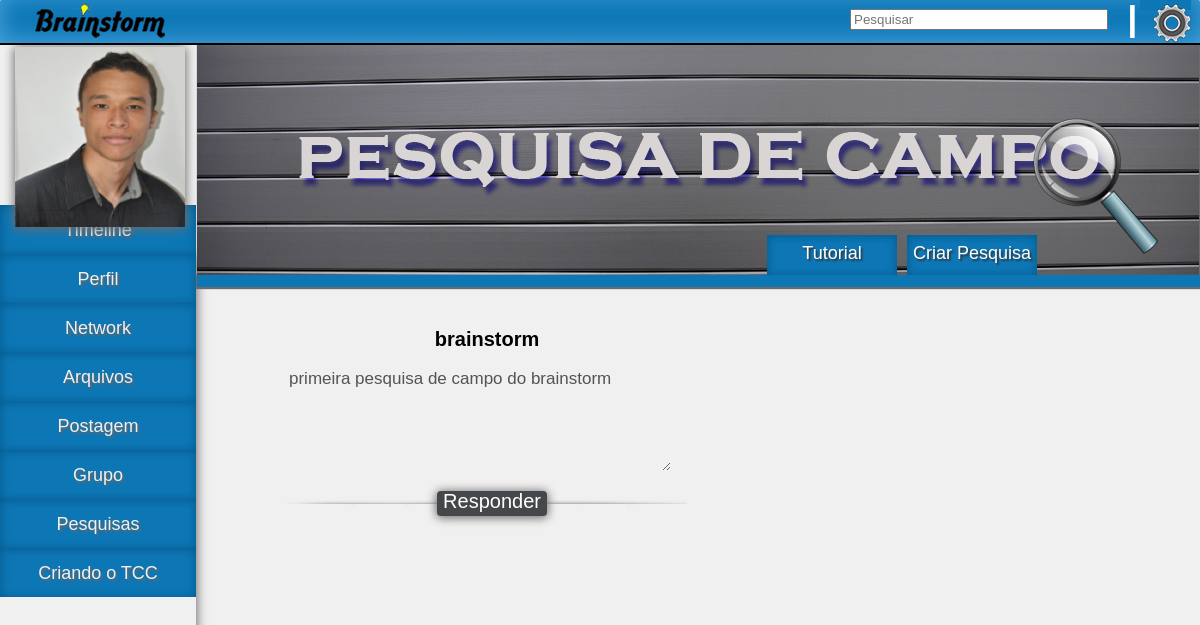
The app's page /login/pesquisa_campo.php (signed in) with its own data.
### tables this page shows
CREATE TABLE IF NOT EXISTS `pesquisa_campo` (
  `cod_pc` int(5) NOT NULL AUTO_INCREMENT,
  `titulo_pc` varchar(20) DEFAULT NULL,
  `descricao_pc` varchar(250) DEFAULT NULL,
  `link_pc` varchar(60) DEFAULT NULL,
  `cod_grupo` int(5) DEFAULT NULL,
  PRIMARY KEY (`cod_pc`),
  KEY `cod_grupo` (`cod_grupo`)
);

### login/pesquisa_campo.php (the view, shortened to what this page needs)
<!doctype html>
<html>
<head>
<link rel="stylesheet" type="text/css" href="css/topo.css" />
<link rel="stylesheet" type="text/css" href="css/conteudo_pesquisa.css" />
<body>
<div id="pagina">
   				 		<div id="topo">
                        <img src="images/logo.png" class="logo" />
                        <div id="barra_inf"></div>
            			</div>
                        <form class="form_search" action="" method="post">
                        	<input type="text" name="searchbox" placeholder="Pesquisar" />
                        </form>
                        <div class="sep"><img src="images/sep.png" height="33" width="5" /></div>
                        <div class="config">
                            <ul class="no-js">
                                <li>
                                    <a class="clicker"><img src="images/engrenagem-hi.png" alt="Icon"></a>
                                </li>
                            </ul>
                        </div>
            <div id="menu_lateral">
            		<div id="foto_perfil">
                    	<?php include ("exibir_foto_perfil.php"); ?>
                    </div>
                    <div id="menu">
                    		<?php include ("verifica_grupo.php"); ?>
                    </div>
            </div>
            <div id="conteudo">
            				<div id="header">
                                <div id="capa_perfil">
                                <span></span>
                                </div>
                                <?php
										$verifica_user = "SELECT cod_grupo,id_usuario_lider FROM grupo WHERE id_usuario_lider = '$_SESSION[id]'";
										$query_verifica_user = mysql_query($verifica_user);
										$result_verifica_user = mysql_result($query_verifica_user,0,'id_usuario_lider');
										if ($result_verifica_user == $_SESSION['id']) {
                                        echo "
												 <a href='javascript:' id='clicar' class='create_pc'>Tutorial</a>
												 <a href='javascript:' id='clicar2' class='tutorial'>Criar Pesquisa</a> ";
										}
										else {}
										?>
                            </div>
                            <div id="area_pesquisas">
                            <?php
								include ("exibe_pc.php");
							?>
    						</div>
</body>
</html>

### login/exibe_pc.php (shortened to what this page needs)
<?php
	$busca_pc = "SELECT * FROM pesquisa_campo";
	$query_pc = mysql_query($busca_pc);
	while ($array_pc = mysql_fetch_array($query_pc)) {
			echo "
				<div id='pesquisa'>
                           	<h1>$array_pc[titulo_pc]</h1>
                            <p><textarea disabled>$array_pc[descricao_pc]</textarea></p>
                            <a href='$array_pc[link_pc]' target='_blank' class='ir_pesquisa'>Responder</a>
                            <img src='images/sep_dep.png' class='sombra' />
                           </div>
			";
		}
?>

### login/css/topo.css (style rules this page uses)
html,body { margin:0 auto; padding:0; background-color:#f0f0f0; overflow-x:hidden; }
#topo { height:45px; background-color:#0d77b6; width:1200px; position:fixed; box-shadow: 1px -5px 25px #47a3da inset; z-index:2; border-radius:2px; }
#barra_inf { margin:0 auto; padding:0; margin-top:43px; height:2px; background-color:#000; width:1200px; position:fixed; z-index:2; }
.logo { position:absolute; left:20px; margin-top:3px; margin-left:15px; }
.form_search { position:fixed; margin-left:850px; margin-top:9px; z-index:2; }
.form_search input { position:absolute; width:250px; z-index:2; }
.sep { margin-top:5px; position:fixed; margin-left:1130px; z-index:2; }
#pagina { margin:0 auto; padding:0; width:1200px; height:auto; box-shadow: 0px 1px 10px 1px #6d6a6a; }
#menu_lateral { margin-top:45px; position:fixed; width:196px; height:665px; }
#menu { height:390px; width:196px; margin-top:210px; position:absolute; line-height:50px; box-shadow: 0px 1px 10px 1px #6d6a6a; }
.config { position:fixed; margin-left:1100px; margin-top:-12px; width:100px; z-index:10; }
.config ul { font-weight:900; width:170px; }
.config ul li { position:relative; list-style:none; cursor:pointer; }
.config ul .clicker { width:1px; height:1px; background-color:#0d77b6; }
.config img { position:absolute; top:9px; left:12px; }
.config ul { margin-top:5px; }
.config ul li a { transition:background-color 0.2s ease-in-out; -webkit-transition:background-color 0.2s ease-in-out; -moz-transition:background-color 0.2s ease-in-out; display:block; padding:8px 10px 8px 40px; background:#FFF; color:#333; text-decoration:none; }

### login/css/conteudo_pesquisa.css (style rules this page uses)
#conteudo { position:absolute; width:976px; height:auto; margin-left:197px; margin-top:45px; }
#header { width:976px; height:238px; position:absolute; margin-left:10px; }
.create_pc { text-decoration:none; text-align:center; line-height:2; color:#FFF; font-family: 'Cantarell', sans-serif; font-size:18px; box-shadow: 0px 1px 10px 1px #075d90 inset; position:absolute; background-color:#0d77b6; height:40px; width:130px; margin-left:560px; margin-top:190px; text-shadow:0.1em 0.1em 0.1em #333333; }
.tutorial { text-decoration:none; text-align:center; line-height:2; color:#FFF; font-family: 'Cantarell', sans-serif; font-size:18px; box-shadow: 0px 1px 10px 1px #075d90 inset; position:absolute; background-color:#0d77b6; height:40px; width:130px; margin-left:700px; margin-top:190px; text-shadow:0.1em 0.1em 0.1em #333333; }
#area_pesquisas { height:auto; width:900px; margin-top:220px; margin-left:50px; }
#pesquisa { height:212px; width:400px; margin-top:50px; margin-left:40px; display:inline-block; }
#capa_perfil { position:absolute; width:1002px; height:240px; background-image:url(../images/pesquisa_campo.png); box-shadow:1px 1px 1px 1px #6d6a6a; margin-left:-10px; }
#capa_perfil span { height:12px; width:1003px; position:absolute; background-color:#0d77b6; margin-top:230px; box-shadow: 0px 1px 1px 1px #6d6a6a; }
#pesquisa h1 { font-size:20px; text-align:center; font-family: 'Cantarell', sans-serif; }
#pesquisa p { text-align:justify; font-family: 'Cantarell', sans-serif; }
#pesquisa textarea { width:380px; height:100px; background-color:#f0f0f0; border:0; text-align:justify; font-family: 'Cantarell', sans-serif; font-size:17px; }
.ir_pesquisa { position:absolute; height:25px; width:110px; background-color:#45484b; font-size:20px; text-decoration:none; color:#FFF; text-align:center; border-radius:4px; margin-left:150px; font-family: 'Cantarell', sans-serif; line-height:1; box-shadow: 0px 1px 10px 1px #6d6a6a; z-index:3; }

### records on screen
pesquisa_campo: titulo_pc "brainstorm", descricao_pc "primeira pesquisa de campo do brainstorm"
